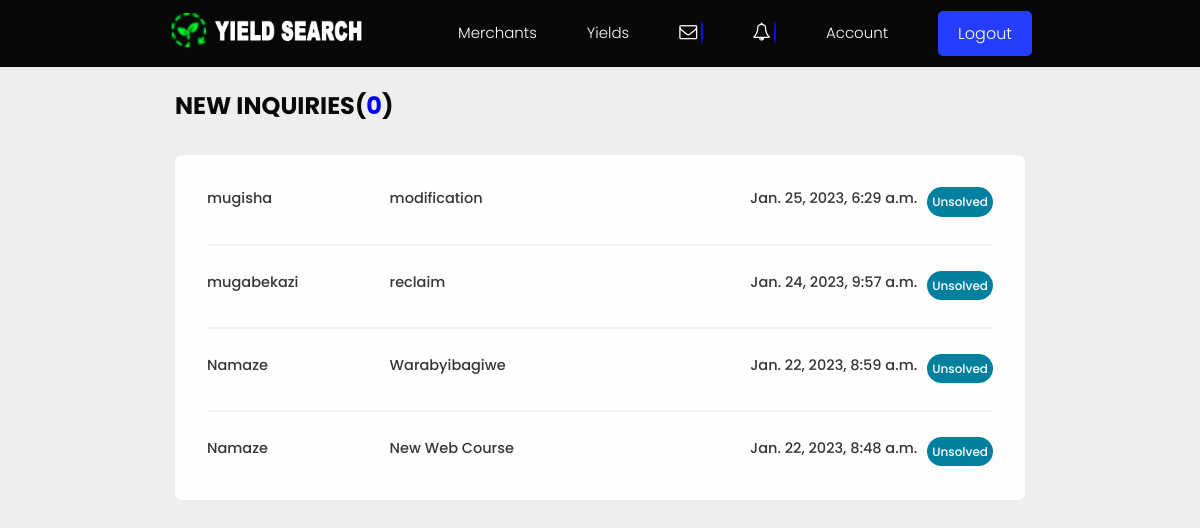
The app's page /feedback/ (signed in), older data.
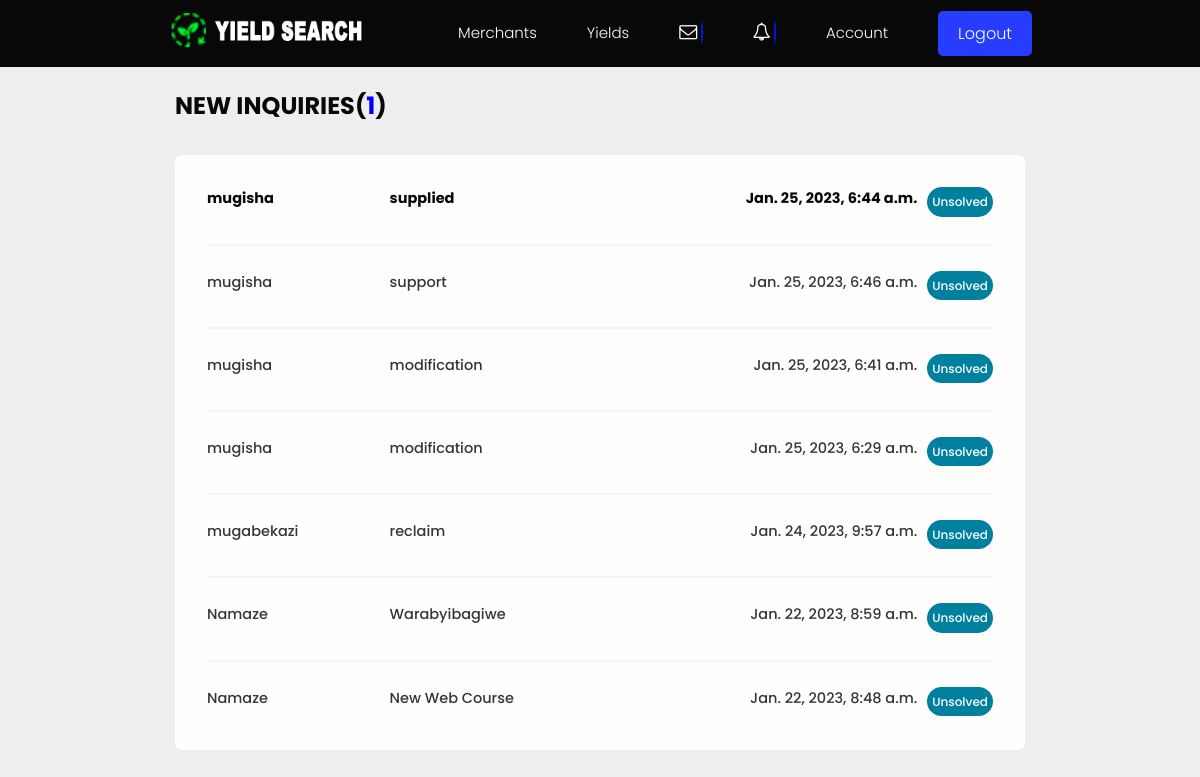
The same page, newer data.
### users/models.py (models this page shows, shortened)
class Inquiry(models.Model):
    STATUS = (
        ('Solved', 'Solved'),
        ('Unsolved', 'Not Solved'),
    )
    sender = models.ForeignKey(
        Profile, on_delete=models.SET_NULL, null=True, blank=True)
    name = models.CharField(max_length=200, null=True, blank=True)
    email = models.EmailField(max_length=200, null=True, blank=True)
    subject = models.CharField(max_length=200, null=True, blank=True)
    body = models.TextField()
    reply = models.TextField(null=True)
    attachment = models.ImageField(
        null=True, blank=True, upload_to='Inquiry/')
    is_read = models.BooleanField(default=False, null=True)
    status = models.CharField(max_length=200, choices=STATUS, default="Unsolved", null=True)
    created = models.DateTimeField(auto_now_add=True)
    id = models.UUIDField(default=uuid.uuid4, unique=True,
                          primary_key=True, editable=False)
    class Meta:
        ordering = ['is_read', '-status', '-created']

### users/views.py (the view)
# urls.py: path('feedback/', views.Feedback, name="feedback"),
@login_required(login_url='login')
def Feedback(request):
    if not request.user.is_staff:
        return redirect('/')
    feedbacks = Inquiry.objects.all()
    unreadCount = feedbacks.filter(is_read=False).count()
    context = {'feedbacks': feedbacks, 'unreadCount': unreadCount}
    return render(request, 'users/inquiry_inbox.html', context)

### users/templates/users/inquiry_inbox.html (shortened to what this page needs)
{% extends 'main.html' %}
{% block content %}
<main class="inbox my-xl">
  <div class="content-box">
    <h3 class="inbox__title">New Inquiries(<span style="color:blue;">{{unreadCount}}</span>)</h3>
    <ul class="messages">
      {% for inquiry in feedbacks %}
      {% if inquiry.is_read == False %}
      <li class="message message--unread">
        {% else %}
      <li class="message">
        {% endif %}
        <a href="{% url 'inquiry' inquiry.id %}">
          <span class="message__author">{{inquiry.name}}</span>
          <span class="message__subject">{{inquiry.subject}}
          </span>
          <span class="message__date">{{inquiry.created}}</span>
        <span class="tag tag--pill tag--main" style="padding: 0.5rem; font-size:1.2rem;">
          <small>{{inquiry.status}}</small>
        </span>
        </a>
      </li>
      {% endfor %}
    </ul>
  </div>
</main>
{% endblock content %}

### templates/main.html (shortened to what this page needs)
<!DOCTYPE html>
{% load static %}
{% load humanize %}
<html>
  <head>
    <link
      rel="stylesheet"
      href="https://cdn.iconmonstr.com/1.3.0/css/iconmonstr-iconic-font.min.css"
    />
    <link href="{% static 'styles/font-awesome/css/font-awesome.css' %}" rel="stylesheet">
    <link rel="stylesheet" href="{% static 'uikit/styles/uikit.css' %}" />
    <link rel="stylesheet" href="{% static 'styles/app.css' %}" />
    <link rel="stylesheet" href="{% static 'styles/main.css' %}" />
  </head>
  <body>
    {% include 'navbar.html' %}
    {% block content %}
    {% endblock content %}
  </body>
  </html>

### templates/navbar.html (shortened to what this page needs)
{% load static %}
<header class="header">
  <div class="container container--narrow">
    <a href="{% url 'aboutUs' %}" class="header__logo">
       <img src="{% static 'images/logo.png' %} " class="logo" alt="YieldSearch Logo" />
    </a>
    <nav class="header__nav">
      <ul class="header__menu">
          {% url 'profiles' as url %}
        <li class="header__menuItem {% if request.path == url %}active{% endif %}">
          <a href="{% url 'profiles' %}" >Merchants</a>
        </li>
        {% url 'products' as url1 %}
        <li class="header__menuItem {% if request.path == url1 %}active{% endif %}">
          <a href="{% url 'products' %}">Yields</a>
        </li>
        {% if request.user.is_authenticated %}
         {% url 'inbox' as url2 %}
        <li class="header__menuItem {% if request.path == url2 %}active{% endif %}">
          <a href="{% url 'inbox' %}" ><i class="icon-envelope-alt icon"></i><p class="badge"> </p></a></li>
        {% url 'notification' as url8 %}
        <li class="header__menuItem {% if request.path == url8 %}active{% endif %}">
          <a href="{% url 'notification' %}" ><i class="icon-bell icon"></i><p class="notify"> </p></a></li>
          {% url 'account' as url4 %}
        <li class="header__menuItem {% if request.path == url4 %}active{% endif %}">
          <a href="{% url 'account' %}">Account</a>
        </li>
        {% url 'logout' as url5 %}
        <li class="header__menuItem {% if request.path == url5 %}active{% endif %}">
          <a href="{% url 'logout' %}"  {% if request.user.first_name %} title="{{request.user.first_name}}" {% endif %} class="btn btn--sub "  onclick="return confirm('Are you sure you want to log out?');">Logout</a>
        </li>
        {% else %}
        <li class="header__menuItem">
          <a href="{% url 'login' %}" class="btn btn--sub ">Login/Sign Up</a>
        </li>
        {% endif %}
      </ul>
        {% url 'profiles' as url %}
        {% url 'products' as url1 %}
    </nav>
  </div>
</header>

### static/styles/app.css (style rules this page uses)
:root { --color-sub: #080809; }
.btn--sub { background-color: var(--color-sub-light); }
img { width: 100%; }
.content-box { width: 95%; max-width: 85rem; margin: 0 auto; }
.header { position: sticky; z-index: 111; background-color: var(--color-sub); padding: 1.5rem 0; }
.header > .container { display: flex; justify-content: space-between; align-items: center; }
.header__logo > img { height: 3.8rem; }
.header__nav > ul { display: inline-flex; align-items: center; list-style: none; gap: 5rem; float: left; }
.header__menuItem > a { color: var(--color-light); font-weight: 300; }
.tag { padding: 0.2rem 0.8rem; }
.inbox { height: 90vh; }
.inbox__title, .inbox__title span { font-size: 2.4rem; font-weight: 700; color: var(--color-sub); text-transform: uppercase; text-align: left; margin-bottom: 3rem; }
.inbox__title span { color: var(--color-main); }
.messages { list-style: none; background: var(--color-white); padding: 0.5rem 3rem; border: 2px solid var(--color-light); border-radius: 0.7rem; }
.message { padding: 2.5rem 0; }
.message > a span { font-size: 1.45rem; font-weight: 500; }
.message.message--unread a span { font-weight: 700; color: var(--color-sub); }
.message:not(:last-child) { border-bottom: 2px solid var(--color-white-light); }
.message > a { display: flex; gap: 1rem; }
.message__author, .message__date { flex-basis: 25%; }
.message__subject { flex-basis: 50%; }
.message__date { text-align: right; }

### static/styles/main.css (style rules this page uses)
body { font-size: 1.5rem; }
.header { padding: 1rem 0; }
p, span, strong { font-size: 1.6rem; color: var(--color-text); font-weight: var(--font-regular); }
:root { --color-text: #373636; --color-success: #000; --color-sub-light:#0018e3; }
.my-xl { margin: 2rem auto; }
.btn { background-color: #263cff; }
.icon, .fa { font-size: 1.8rem; }
.badge, .notify { display: inline; color: white; border-radius: 50%; padding: 0rem 0.1rem; background-color: var(--color-sub-light); margin-left:.4rem ; }
.header__nav ul { display: inline-flex; }

### static/uikit/styles/modules/_variables.css (style rules this page uses)
:root { --color-main: #fff; --color-main-light: #00809f; --color-sub: #3f4156; --color-sub-light: #434eab; --color-sub-lighter: #ededfd; --color-text: #737373; --color-gray: #8b8b8b; --color-light: #fff; --color-light-gray: #767676; --color-bg: #efeeee; --color-white: #fffefd; --color-white-light: #f3f3f3; --color-success: #359e64; --color-success-bg: #def8e8; --color-error: #fc4b0b; --color-error-bg: #fff2ee; --font-base: "Poppins", arial, helvetica, "Segoe UI", roboto, ubuntu, sans-serif; --font-monospace: "Fira Code", "Courier New", courier, monospace; --font-regular: 300; --font-medium: 500; --font-bold: 700; --generic-shadow: 1px 1px 5px #00000010; --generic-transition: all 0.3s ease-in-out; }

### static/uikit/styles/modules/_base.css (style rules this page uses)
* { margin: 0; padding: 0; box-sizing: border-box; text-rendering: optimizeLegibility; color: inherit; font-size: inherit; }
html { font-size: 50%; }
@media only screen and (min-width: 480px) { html { font-size: 56.25%; } }
@media only screen and (min-width: 1200px) { html { font-size: 62.5%; } }
body { line-height: 1.6; font-weight: 400; font-size: 1.5rem; color: var(--color-text); background-color: var(--color-bg); min-height: 100vh; }

### static/uikit/styles/modules/_typography.css (style rules this page uses)
* { font-family: var(--font-base); }
h3 { font-size: 3.2rem; font-weight: var(--font-medium); }
p, span, strong { font-size: 1.6rem; color: var(--color-text); font-weight: var(--font-regular); }
a { padding-bottom: 2px; text-decoration: none; display: inline-block; color: rgb(13, 9, 121); font-weight: var(--font-medium); }

### static/uikit/styles/modules/_utilities.css (style rules this page uses)
.container { width: 92%; max-width: 165rem; margin: 0 auto; box-sizing: border-box; }
.container--narrow { width: 92%; max-width: 120rem; }
@media screen and (min-width: 1000px) { .container { width: 90%; } }
@media screen and (min-width: 1000px) { .container--narrow { width: 85%; } }
@media screen and (min-width: 1200px) { .container { width: 80%; } }
@media screen and (min-width: 1200px) { .container--narrow { width: 72%; } }
.my-xl { margin: 8rem auto; }

### static/uikit/styles/modules/_tag.css (style rules this page uses)
.tag { display: inline-flex; align-items: center; background-color: var(--color-sub); height: -webkit-fit-content; height: -moz-fit-content; height: fit-content; width: -webkit-fit-content; width: -moz-fit-content; width: fit-content; border-radius: 0.5rem; padding: 0.5rem 1.5rem; font-size: 1.2rem; cursor: pointer; }
.tag > small { color: var(--color-white); }
.tag--pill { border-radius: 5rem; }
.tag--main, .tag--main > small { background: var(--color-main-light); color: var(--color-main); font-weight: 500; }

Row changes from the older to the newer data that the page shows:
added Inquiry: name "mugisha", subject "supplied", created "Jan. 25, 2023, 6:44 a.m.", status "Unsolved"
added Inquiry: name "mugisha", subject "support", created "Jan. 25, 2023, 6:46 a.m.", status "Unsolved"
added Inquiry: name "mugisha", subject "modification", created "Jan. 25, 2023, 6:41 a.m.", status "Unsolved"
Text that changed along with them:
{{ unreadCount }}: "0" → "1"
